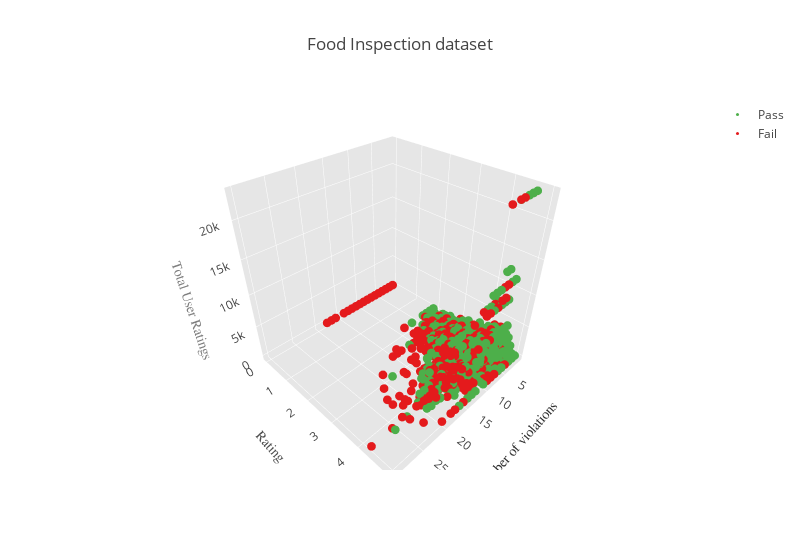

Here is the notebook cell this chart was saved with:
### Code cell
# food 3d using Pandas

data = []
clusters = []
#colors = ['rgb(77,175,74)' ,'rgb(55,126,184)', 'rgb(228,26,28)'] # set our dot colors
colors = ['rgb(77,175,74)' , 'rgb(228,26,28)'] # set our dot colors
for i in range(len(df['results'].unique())): # allows us to split our data into three distinct groups
    result = df['results'].unique()[i]
    color = colors[i]
    x = df[ df['results'] == result ]['number violations']
    y = df[ df['results'] == result ]['rating']
    z = df[ df['results'] == result ]['user_ratings_total']
    
    trace = dict(  # trace is how we "trace" or draw our data on the canvas
        name = result,
        x = x, y = y, z = z,
        type = "scatter3d",    
        mode = 'markers',
        marker = dict( size=3, color=color, line=dict(width=0) ) )
    data.append( trace )

layout = dict( # we modify our canvas here, including initial layout and styles
    width=800,
    height=550,
    autosize=False,
    title='Food Inspection dataset',
    scene=dict(
        xaxis=dict(
            gridcolor='rgb(255, 255, 255)',
            zerolinecolor='rgb(255, 255, 255)',
            showbackground=True,
            backgroundcolor='rgb(230, 230,230)',
            title='Number of violations',  # set titles, very important
            titlefont=dict(
            family='Courier New',
            size=14,
            color='#2f2f2f'),  # we can use hex, rgba, or other color variants
        ),
        yaxis=dict(
            gridcolor='rgb(255, 255, 255)',
            zerolinecolor='rgb(255, 255, 255)',
            showbackground=True,
            backgroundcolor='rgb(230, 230,230)',
            title= 'Rating', # set titles, very important
            titlefont=dict(
            family='Courier New',
            size=14,
            color='#4f4f4f'),
        ),
        zaxis=dict(
            gridcolor='rgb(255, 255, 255)',
            zerolinecolor='rgb(255, 255, 255)',
            showbackground=True,
            backgroundcolor='rgb(230, 230,230)',
            title= 'Total User Ratings',   # set titles, very important
            titlefont=dict(
            family='Courier New',
            size=14,
            color='#7f7f7f'),
        ),
        aspectratio = dict( x=1, y=1, z=1 ), # we can compress large dimensions this way
        aspectmode = 'manual'        
    ),
)

fig = dict(data=data, layout=layout) # this finally compiles our figure

# run locally in notebook
iplot(fig)

# run on site, may need an account and access key, depending on usage
# url = py.plot(fig, filename='pandas-3d-iris', validate=False)

### Figure 1 — Plotly figure (JSON) as saved in the notebook; plotly's stock layout.template omitted (floating-point values rounded to 4 significant figures; data arrays with more than 128 entries replaced by an {"elided": "..."} marker saying what was removed)
{"data": [{"marker": {"color": "rgb(77,175,74)", "line": {"width": 0}, "size": 3}, "mode": "markers", "name": "Pass", "type": "scatter3d", "uid": "702f92e2-cd29-4716-b8e1-4b20553a9796", "x": {"elided": "18231 int values"}, "y": {"elided": "18231 float values"}, "z": {"elided": "18231 int values"}}, {"marker": {"color": "rgb(228,26,28)", "line": {"width": 0}, "size": 3}, "mode": "markers", "name": "Fail", "type": "scatter3d", "uid": "df71c007-10d5-435e-912d-b2ed40bebfd8", "x": {"elided": "5014 int values"}, "y": {"elided": "5014 float values"}, "z": {"elided": "5014 int values"}}], "layout": {"autosize": false, "height": 550, "scene": {"aspectmode": "manual", "aspectratio": {"x": 1, "y": 1, "z": 1}, "xaxis": {"backgroundcolor": "rgb(230, 230,230)", "gridcolor": "rgb(255, 255, 255)", "showbackground": true, "title": {"font": {"color": "#2f2f2f", "family": "Courier New", "size": 14}, "text": "Number of violations"}, "zerolinecolor": "rgb(255, 255, 255)"}, "yaxis": {"backgroundcolor": "rgb(230, 230,230)", "gridcolor": "rgb(255, 255, 255)", "showbackground": true, "title": {"font": {"color": "#4f4f4f", "family": "Courier New", "size": 14}, "text": "Rating"}, "zerolinecolor": "rgb(255, 255, 255)"}, "zaxis": {"backgroundcolor": "rgb(230, 230,230)", "gridcolor": "rgb(255, 255, 255)", "showbackground": true, "title": {"font": {"color": "#7f7f7f", "family": "Courier New", "size": 14}, "text": "Total User Ratings"}, "zerolinecolor": "rgb(255, 255, 255)"}}, "title": {"text": "Food Inspection dataset"}, "width": 800}}
